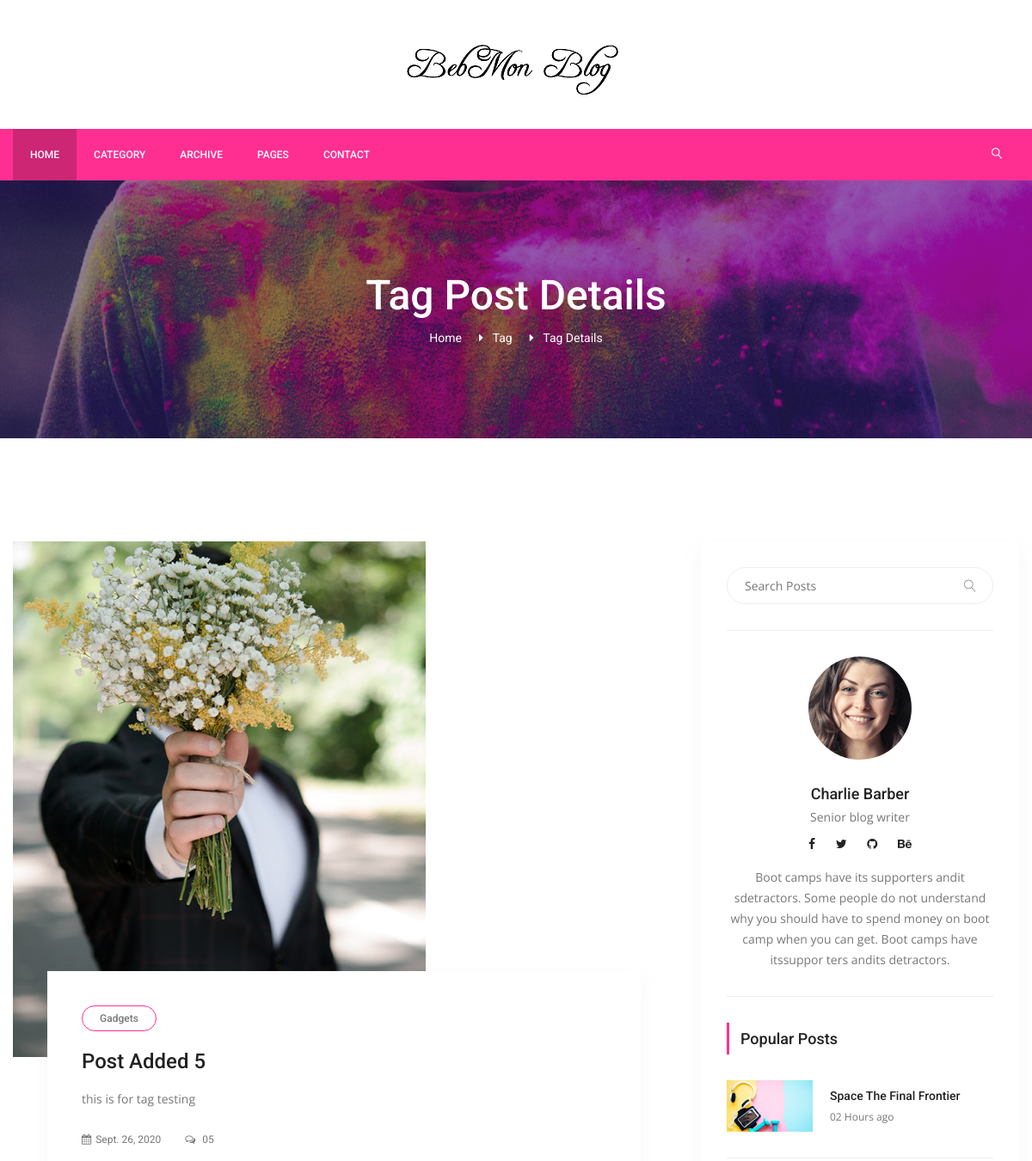
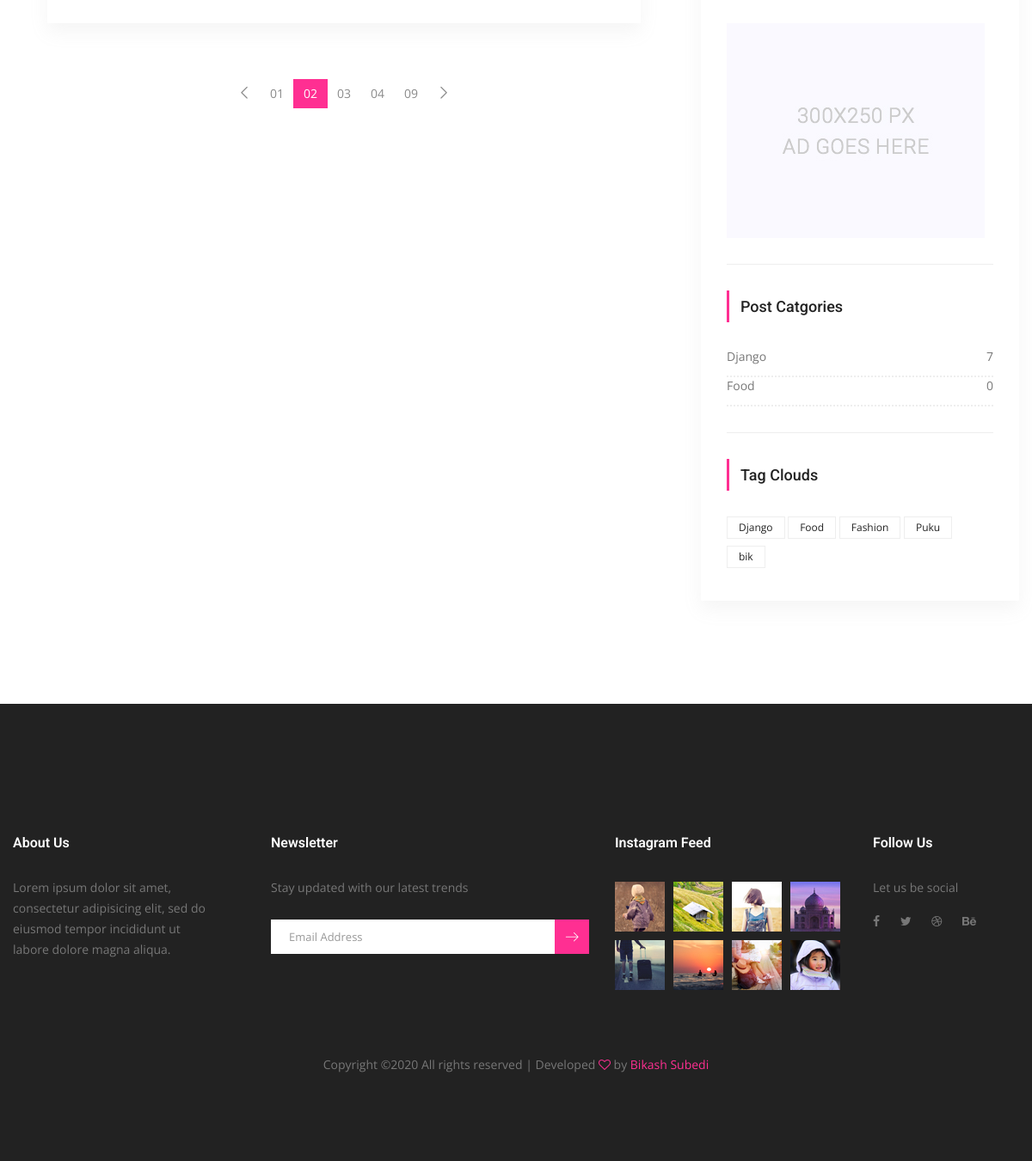
/tag/puku/, run on the app's committed database (2 pictures, top to bottom).
### posts/models.py (models this page shows, shortened)
class Post(models.Model):
    title = models.CharField(max_length=200, unique=True)
    content = models.TextField()
    date = models.DateField(auto_now_add=True)
    image = models.ImageField(upload_to='media')
    source = models.CharField(max_length=25)
    user = models.ForeignKey(settings.AUTH_USER_MODEL, on_delete=models.CASCADE, default=1)
    category = models.ForeignKey(Category, on_delete=models.CASCADE, default=1, related_name='postByCategory')
    slug = models.SlugField(null=True, blank=True, default='slug', max_length=20)
    tag = models.ManyToManyField(Tag, related_name='tagByPosts')
    slider_post = models.BooleanField(default=False, blank=True, null=True)

class Category(models.Model):
    title = models.CharField(max_length=20, unique=True)
    slug = models.SlugField(null=True, blank=True, default='slug')
    def post_count(self):
        return self.postByCategory.all().count()

class Tag(models.Model):
    title = models.CharField(max_length=20, unique=True)
    slug = models.SlugField(blank=True, max_length=20, default='slug')
    def __str__(self):
        return self.title

### posts/views.py (the view)
# urls.py: path('tag/<slug:slug>/', TagDetail.as_view(), name='tag_detail'),
class TagDetail(ListView):
    template_name = 'tags/tag_detail.html'
    model = Post
    context_object_name = 'posts'
    def get_queryset(self):
        self.tag = get_object_or_404(Tag, slug=self.kwargs['slug'])
        return Post.objects.filter(tag=self.tag).order_by('id')
    def get_context_data(self, *, object_list=None, **kwargs):
        context = super(TagDetail, self).get_context_data(**kwargs)
        self.tag = get_object_or_404(Tag, slug=self.kwargs['slug'])
        context['tags'] = self.tag
        return context

### posts/templatetags/custom_tags.py (called while the page is built)
@register.simple_tag(name='categories')
def all_categories():
    return Category.objects.all()

@register.simple_tag(name='tags')
def all_tags():
    return Tag.objects.all()

### templates/tags/tag_detail.html
{% extends 'layouts/base.html' %}
{% load static %}
{% block content %}
    <section class="banner_area">
        <div class="banner_inner d-flex align-items-center">
            <div class="overlay bg-parallax" data-stellar-ratio="0.9" data-stellar-vertical-offset="0"
                 data-background=""></div>
            <div class="container">
                <div class="banner_content text-center">
                    <h2>Tag Post Details</h2>
                    <div class="page_link">
                        <a href="{% url 'index' %}">Home</a>
                        <a>Tag</a>
                        <a href="{% url 'tag_detail' tags.slug %}">Tag Details</a>
                    </div>
                </div>
            </div>
        </div>
    </section>
    <section class="blog_area p_120">
        <div class="container">
            <div class="row">
                <div class="col-lg-8">
                    <div class="blog_left_sidebar">
                        {% for post in posts %}
                            <article class="blog_style1">
                                <div class="blog_img">
                                    <img class="img-fluid" src="{{ post.image.url }}" alt="">
                                </div>
                                <div class="blog_text">
                                    <div class="blog_text_inner">
                                        <a class="cat" href="#">Gadgets</a>
                                        <a href="{% url 'news' post.slug %}"><h4>{{ post.title|title }}</h4></a>
                                        <p>{{ post.content|truncatechars:500 }}</p>
                                        <div class="date">
                                            <a href="#"><i class="fa fa-calendar" aria-hidden="true"></i>{{ post.date }}
                                            </a>
                                            <a href="#"><i class="fa fa-comments-o" aria-hidden="true"></i> 05</a>
                                        </div>
                                    </div>
                                </div>
                            </article>
                        {% endfor %}
                        <nav class="blog-pagination justify-content-center d-flex">
                            <ul class="pagination">
                                <li class="page-item">
                                    <a href="#" class="page-link" aria-label="Previous">
		                                    <span aria-hidden="true">
		                                        <span class="lnr lnr-chevron-left"></span>
		                                    </span>
                                    </a>
                                </li>
                                <li class="page-item"><a href="#" class="page-link">01</a></li>
                                <li class="page-item active"><a href="#" class="page-link">02</a></li>
                                <li class="page-item"><a href="#" class="page-link">03</a></li>
                                <li class="page-item"><a href="#" class="page-link">04</a></li>
                                <li class="page-item"><a href="#" class="page-link">09</a></li>
                                <li class="page-item">
                                    <a href="#" class="page-link" aria-label="Next">
		                                    <span aria-hidden="true">
		                                        <span class="lnr lnr-chevron-right"></span>
		                                    </span>
                                    </a>
                                </li>
                            </ul>
                        </nav>
                    </div>
                </div>
                {% include 'layouts/right_side.html' %}
            </div>
        </div>
    </section>
{% endblock %}

### templates/layouts/right_side.html
{% load static %}
{% load custom_tags %}
<div class="col-lg-4">
    <div class="blog_right_sidebar">
        <aside class="single_sidebar_widget search_widget">
            <div class="input-group">
                <input type="text" class="form-control" placeholder="Search Posts">
                <span class="input-group-btn">
                    <button class="btn btn-default" type="button"><i class="lnr lnr-magnifier"></i></button>
                </span>
            </div>
            <div class="br"></div>
        </aside>
        <aside class="single_sidebar_widget author_widget">
            <img class="author_img rounded-circle" src="{% static 'img/blog/author.png' %}" alt="">
            <h4>Charlie Barber</h4>
            <p>Senior blog writer</p>
            <div class="social_icon">
                <a href="#"><i class="fa fa-facebook"></i></a>
                <a href="#"><i class="fa fa-twitter"></i></a>
                <a href="#"><i class="fa fa-github"></i></a>
                <a href="#"><i class="fa fa-behance"></i></a>
            </div>
            <p>Boot camps have its supporters andit sdetractors. Some people do not understand why you
                should have to spend money on boot camp when you can get. Boot camps have itssuppor ters
                andits detractors.</p>
            <div class="br"></div>
        </aside>
        <aside class="single_sidebar_widget popular_post_widget">
            <h3 class="widget_title">Popular Posts</h3>
            <div class="media post_item">
                <img src="{% static 'img/blog/popular-post/post1.jpg' %}" alt="post">
                <div class="media-body">
                    <a href="blog-details.html"><h3>Space The Final Frontier</h3></a>
                    <p>02 Hours ago</p>
                </div>
            </div>
            <div class="br"></div>
        </aside>
        <aside class="single_sidebar_widget">
            <a href="#"><img class="img-fluid" src="{% static 'img/blog/add.jpg' %}" alt=""></a>
            <div class="br"></div>
        </aside>
        <aside class="single_sidebar_widget post_category_widget">
            <h4 class="widget_title">Post Catgories</h4>
            {% categories as categories %}
            {% for category in categories %}
                <ul class="list cat-list">
                    <li>
                        <a href="{% url 'category_detail' category.slug %}" class="d-flex justify-content-between">
                            <p>{{ category.title }}</p>
                            <p>{{ category.post_count }}</p>
                        </a>
                    </li>
                </ul>
            {% endfor %}
            <div class="br"></div>
        </aside>
        <aside class="single-sidebar-widget tag_cloud_widget">
            <h4 class="widget_title">Tag Clouds</h4>
            <ul class="list">
                {% tags as tags %}
                {% for tag in tags %}
                <li><a href="{% url 'tag_detail' tag.slug %}">{{ tag }}</a></li>
                {% endfor %}
            </ul>
        </aside>
    </div>
</div>

### data on the page
Post: image (picture), title "Post Added 5", content "this is for tag testing", date "Sept. 26, 2020"
Category: title "Django", post_count "7"
Category: title "Food", post_count "0"
Tag: title "Django"
Tag: title "Food"
Tag: title "Fashion"
Tag: title "Puku"
Tag: title "bik"
